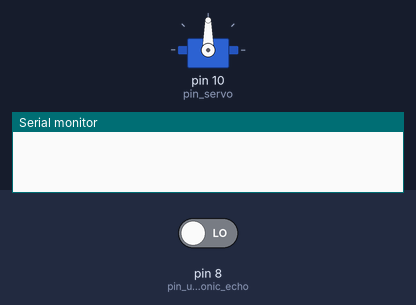
The sketch below on a simulated Arduino Uno, built with avr-gcc and run on an emulated ATmega328P. Shown: servo, the last lines printed to the serial monitor. Inputs (shaded band) come from the test bench; at power-on: pin 8 (pin_ultraSonic_echo) LOW.

Above: at 0.05 s.
At 1.25 s:
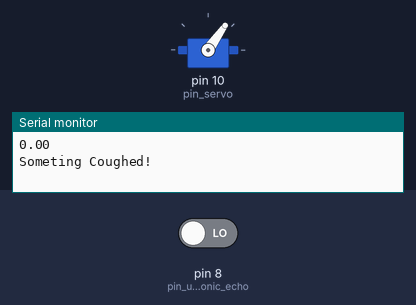
At 1.65 s:
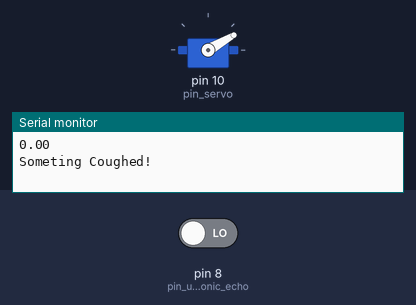
At 2.45 s:
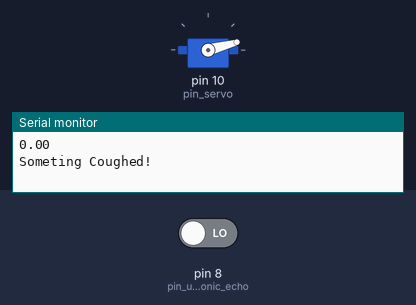
Timing chart, 0 to 5.8 s (numbered marks = the images above):
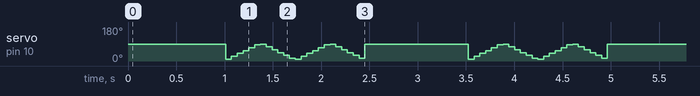

Measured:
- by itself, servo on pin 10 (pin_servo): moves between 10° and 90°, repeating every 2.5 s

The sketch:

main.ino
```cpp
/*
* 인사하는 로봇
* ParkDyel
* 2017.12.07
*/

#include <Servo.h>          // 서보모터 제어 라이브러리 호출
#include <SoftwareSerial.h> // 시리얼통신 라이브러리 호출

#define pin_bt_tx 2
#define pin_bt_rx 3

#define pin_ultraSonic_trig 9
#define pin_ultraSonic_echo 8

#define pin_servo 10

#define time_delay_servo 60

SoftwareSerial btSerial(pin_bt_tx, pin_bt_rx);  //시리얼 통신을 위한 객체선언
Servo handServo;

void setup()
{
  pinMode(pin_ultraSonic_trig, OUTPUT);
  pinMode(pin_ultraSonic_echo, INPUT);

  handServo.attach(pin_servo);

  Serial.begin(9600);   //시리얼모니터
  btSerial.begin(9600); //블루투스 시리얼
}
void loop()
{
  if (get_distance() < 30) {
    Serial.println("Someting Coughed!");
    set_bt_write('s');
    for (int it = 0; it < 2; it++) {
      for (int angle = 10; angle < 90; angle = angle + 15)
        set_servo_angle(angle);
      for (int angle = 90; angle > 10; angle = angle - 15)
        set_servo_angle(angle);
    }
    set_servo_angle(90);
  }
}

long get_distance(void) {
  float duration, distance;
  digitalWrite(pin_ultraSonic_trig, HIGH);
  delay(10);
  digitalWrite(pin_ultraSonic_trig, LOW);

  // echoPin 이 HIGH를 유지한 시간을 저장 한다.
  duration = pulseIn(pin_ultraSonic_echo, HIGH);
  // HIGH 였을 때 시간(초음파가 보냈다가 다시 들어온 시간)을 가지고 거리를 계산 한다.
  // 340은 초당 초음파(소리)의 속도, 10000은 밀리세컨드를 세컨드로, 왕복거리이므로 2로 나눠준다.
  distance = ((float)(340 * duration) / 10000) / 2;
  Serial.println(distance);
  return distance;
}

void set_servo_angle(int local_angle) {
  handServo.write(local_angle);
  delay(time_delay_servo);
}

void set_bt_write(char temp) {
  if (btSerial.available()){
    btSerial.write(temp);   // 시리얼 모니터 내용을 블루추스 측에 WRITE
                            // 가끔 수신 측에서 신호를 보내줘야만 BT가 정상 동작하는 경우가 있다.
                            // 원인을 규명해야 한다.
  }
}
```
